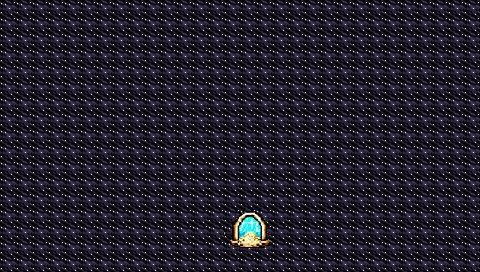

A 2D game scene composited from a Tiled map and its tileset images. What follows is a short description and the map's XML, with each tile layer's data collapsed to a summary:
An orthogonal 30x17 tile map with 16x16 px tiles, 5 tile layers (Collision, Background, Floor, Walls, ...), 3 tilesets and 13 objects.

<map version="1.10" tiledversion="1.11.2" orientation="orthogonal" renderorder="right-down" width="30" height="17" tilewidth="16" tileheight="16" infinite="0" nextlayerid="8" nextobjectid="92">
 <editorsettings>
  <export target="wastetown..tmx" format="tmx" />
 </editorsettings>
 <properties>
  <property name="dungeonEffect" value="{&quot;startBattleWithCard&quot;: [ &quot;Dragonbroods' Relic&quot;, &quot;Maelstrom Nexus&quot; ]}" />
 </properties>
 <tileset firstgid="1" source="../../../../common/maps/tileset/main.tsx" />
 <tileset firstgid="10113" source="../../../../common/maps/tileset/buildings.tsx" />
 <tileset firstgid="11905" source="../../../../common/maps/tileset/buildingsbosses.tsx" />
 <layer id="6" name="Collision" width="30" height="17">
  <data>[510 cells, 92 non-empty, 11 distinct tile ids]</data>
 </layer>
 <layer id="1" name="Background" width="30" height="17">
  <data>[510 cells, 510 non-empty, 1 distinct tile ids]</data>
 </layer>
 <layer id="7" name="Floor" width="30" height="17">
  <data>[510 cells, 510 non-empty, 1 distinct tile ids]</data>
 </layer>
 <layer id="2" name="Walls" width="30" height="17">
  <data>[510 cells, 0 non-empty, 0 distinct tile ids]</data>
 </layer>
 <layer id="3" name="Clutter" width="30" height="17">
  <properties>
   <property name="spriteLayer" type="bool" value="true" />
  </properties>
  <data>[510 cells, 23 non-empty, 10 distinct tile ids]</data>
 </layer>
 <objectgroup id="4" name="Objects">
  <object id="77" template="../../../../common/maps/obj/collision.tx" x="-17.3333" y="-14.6667" width="512" height="16" />
  <object id="78" template="../../../../common/maps/obj/collision.tx" x="-22.6667" y="272" width="512" height="16" />
  <object id="81" template="../../../../common/maps/obj/collision.tx" x="481.333" y="-13.05" width="16" height="294.1" />
  <object id="82" template="../../../../common/maps/obj/collision.tx" x="-16" y="-11.05" width="16" height="294.1" />
  <object id="83" template="../../../../common/maps/obj/enemy.tx" x="243.222" y="69.2578">
   <properties>
    <property name="defeatDialog">[
	{
	   "text": "With a roar that somehow shakes the very fabric of space itself, the progenitor of all dragons falls back into the void, vanishing from sight.",
   "options": [{
      "name": "(Continue)", "action": [{"deleteMapObject":-1}]}]
	}
	]</property>
    <property name="effect" value="{&quot;startBattleWithCard&quot;: [&quot;Scion of Draco&quot;, &quot;Opal Palace|C13&quot;, &quot;Maelstrom of the Spirit Dragon|TDM&quot;]}" />
    <property name="enemy" value="The Ur-Dragon" />
    <property name="spawn.Easy" type="bool" value="false" />
    <property name="spawn.Normal" type="bool" value="false" />
    <property name="speedModifier" type="float" value="60" />
    <property name="threatRange" type="int" value="80" />
   </properties>
  </object>
  <object id="84" template="../../../../common/maps/obj/dialog.tx" x="-11.3391" y="185.315" width="499.864" height="20.858" visible="1">
   <properties>
    <property name="dialog">[
{
   "text": "The portal leads to a seemingly endless starry void. Dominating the distance is a dragon of a size that boggles the mind, making a normal dragon look like a tiny bird in comparison. You're not sure how killing such an opponent is possible, but you didn't come this far to let something being impossible stop you.",
   "options": [{
      "name": "(Continue)", "action": [{"deleteMapObject":-1}]}]
}
]</property>
   </properties>
  </object>
  <object id="85" template="../../../../common/maps/obj/entry_up.tx" x="235" y="226.542" width="31.3333" height="21.3333">
   <properties>
    <property name="teleport" value="" />
   </properties>
  </object>
  <object id="86" template="../../../../common/maps/obj/treasure.tx" x="241.879" y="21.697">
   <properties>
    <property name="reward">[{
  "type": "randomCard",
  "count": 8,
  "rarity": [ "mythic rare" ],
  "colors": [ "black" ]
}]</property>
   </properties>
  </object>
  <object id="87" template="../../../../common/maps/obj/treasure.tx" x="299.402" y="22.9697">
   <properties>
    <property name="reward">[{
  "type": "randomCard",
  "count": 8,
  "rarity": [ "mythic rare" ],
  "colors": [ "green" ]
}]</property>
   </properties>
  </object>
  <object id="88" template="../../../../common/maps/obj/treasure.tx" x="271.583" y="22.0606">
   <properties>
    <property name="reward">[{
  "type": "randomCard",
  "count": 8,
  "rarity": [ "mythic rare" ],
  "colors": [ "red" ]
}]</property>
   </properties>
  </object>
  <object id="89" template="../../../../common/maps/obj/treasure.tx" x="175.75" y="21.1515">
   <properties>
    <property name="reward">[{
  "type": "randomCard",
  "count": 8,
  "rarity": [ "mythic rare" ],
  "colors": [ "white" ]
}]</property>
   </properties>
  </object>
  <object id="90" template="../../../../common/maps/obj/treasure.tx" x="208.424" y="20.6667">
   <properties>
    <property name="reward">[{
  "type": "randomCard",
  "count": 8,
  "rarity": [ "mythic rare" ],
  "colors": [ "blue" ]
}]</property>
   </properties>
  </object>
  <object id="91" template="../../../../common/maps/obj/enemy.tx" x="246.786" y="69.5671">
   <properties>
    <property name="defeatDialog">[
	{
	   "text": "With a roar that somehow shakes the very fabric of space itself, the progenitor of all dragons falls back into the void, vanishing from sight.",
   "options": [{
      "name": "(Continue)", "action": [{"deleteMapObject":-1}]}]
	}
	]</property>
    <property name="effect" value="{&quot;startBattleWithCard&quot;: [&quot;Opal Palace|C13&quot;, &quot;Maelstrom of the Spirit Dragon|TDM&quot;]}" />
    <property name="enemy" value="The Ur-Dragon" />
    <property name="spawn.Hard" type="bool" value="false" />
    <property name="spawn.Insane" type="bool" value="false" />
    <property name="speedModifier" type="float" value="60" />
    <property name="threatRange" type="int" value="80" />
   </properties>
  </object>
 </objectgroup>
</map>
